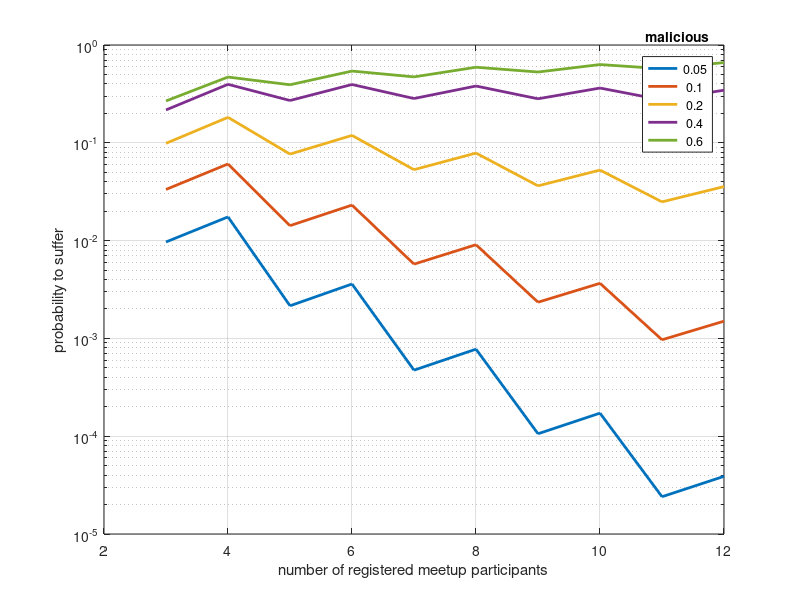

Source code (MATLAB):
evilrate = [0.05 0.1 0.2 0.4 0.6];
n = 3:12;
P=zeros(length(evilrate), length(n));
for lam = 1:length(evilrate)
  for num = 1: length(n)
    % you yourself are honest, so there will always be at least 1 honest actor
    tmp = [ceil(n(num)/2):n(num)-1];
    lambda = evilrate(lam)*n(num);
    P(lam,num) = exp(-lambda)*sum(lambda.^tmp./factorial(tmp));
  end
end

semilogy(n, P', 'linewidth', 2)
ylabel("probability to suffer")
xlabel("number of registered meetup participants")

hleg= legend(strvcat(num2str(evilrate')));
set(hleg, 'title', 'malicious')
grid on
print -dsvg probability_of_malicious_majority.svg
